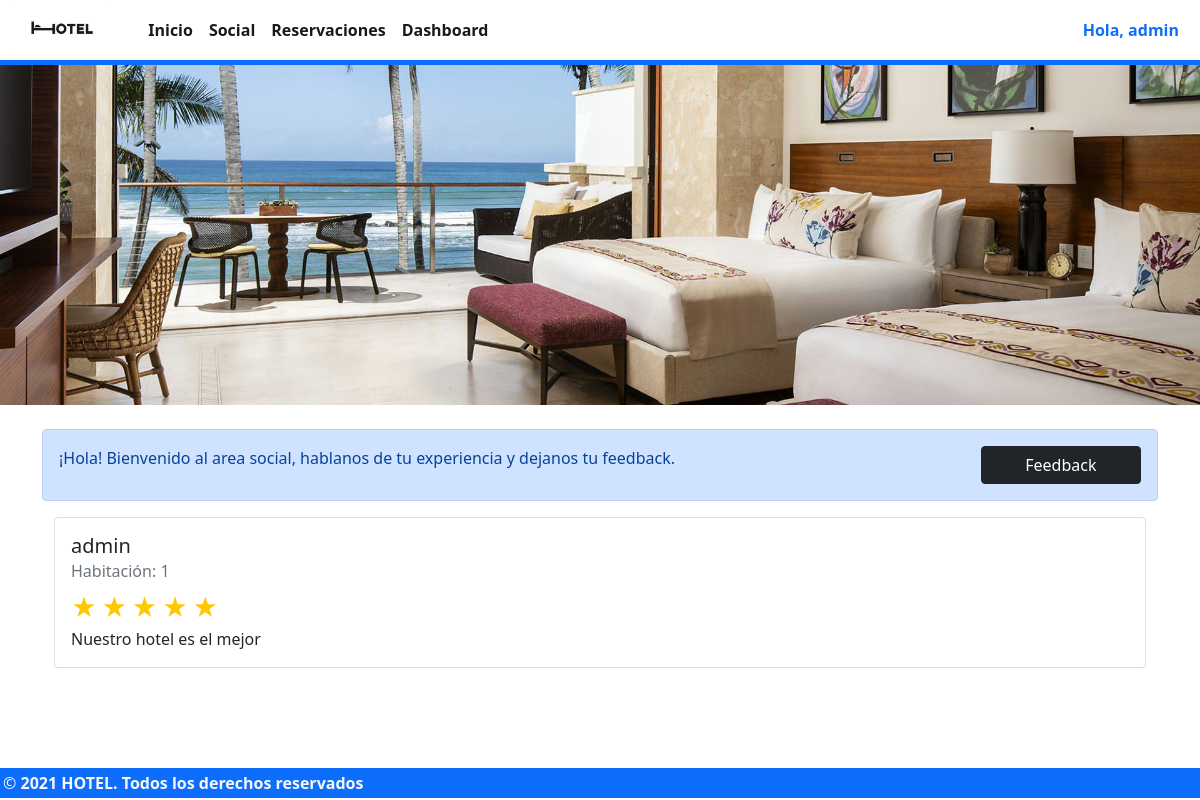
The page /feed (signed in) on the database its author committed.
### tables this page shows
CREATE TABLE "user" (
	"id_user"	INTEGER NOT NULL UNIQUE,
	"name"	TEXT NOT NULL,
	"role"	TEXT,
	"email"	TEXT NOT NULL UNIQUE,
	"password"	TEXT NOT NULL,
	PRIMARY KEY("id_user" AUTOINCREMENT)
);

CREATE TABLE "comments" (
	"id_user"	INTEGER NOT NULL,
	"id_room"	INTEGER NOT NULL,
	"message"	TEXT,
	"rating"	INTEGER NOT NULL,
	FOREIGN KEY("id_room") REFERENCES "room",
	FOREIGN KEY("id_user") REFERENCES "user"
);

### app.py (the view, shortened to what this page needs)
@app.route("/feed", methods=["GET","POST"])
def feed_page():
    tempSession = getCurrentUser()
    user = tempSession["user"]
    rooms = get_rooms()
    comments = get_comments()
    if rooms:
        print("estas son las habitaciones: ", rooms)
        return render_template('feedback.html', rooms = rooms["rows"],comments = comments["rows"][::-1] , session = {"login": tempSession["login"], "user": tempSession["user"]})
    else:
        return render_template('feedback.html', rooms=["No hay habitaciones disponibles"], comments = comments["rows"],session = {"login": tempSession["login"], "user": tempSession["user"]})

### app.py (called while the page is built)
def getCurrentUser():
    if 'email' in session:
        email = session['email']
        db = sqlite3.connect('hotel_db.db')
        sentencia = "SELECT * FROM user where email='"+email+"'"
        cursor = db.cursor()
        cursor.execute(sentencia)
        data = cursor.fetchall()
        db.close()
        if(len(data) > 0):
            user = {
            "id": data[0][0],
            "name": data[0][1],
            "role": data[0][2],
            "email": data[0][3]
            }
            return {
                "login": 1,
                "user": user
            }
        else:
            return {
                "login": 0,
                "user": ""
            }
    else:
        return {
            "login": 0,
            "user": ""
        }

def get_rooms():
    conn=sqlite3.connect("hotel_db.db")
    cur = conn.cursor()
    cur.execute("SELECT * FROM room")
    rows = cur.fetchall()
    print("rows:",rows)
    for res in rows:
      print(res)
    conn.close()
    return {"rows": rows}

def get_comments():
    conn=sqlite3.connect("hotel_db.db")
    cur = conn.cursor()
    cur.execute("SELECT name, id_room, message, rating FROM comments inner join user using (id_user)")
    rows =cur.fetchall()
    print("rows:",rows)
    for res in rows:
      print(res)
    conn.close()
    return {"rows": rows}

@app.before_request
def cargarSelect():
    tempSession = getCurrentUser()
    logged = tempSession["login"]
    user = tempSession["user"]
    if logged==0 and request.endpoint in ["feed_page", "dashboard_page", "dashboard_habitacion_page"]:
        return redirect(url_for("index"))
    if logged==1:
        if user["role"]!="admin" and request.endpoint in ["dashboard_page", "dashboard_habitacion_page"]:
            return redirect(url_for("index"))

### templates/feedback.html (shortened to what this page needs)
{% macro feedback(number="001",rating=5, name="sin nombre", text="Lorem ipsum dolor sit amet consectetur adipisicing elit. Possimus a quos dicta pariatur totam. Eaque, nulla consequatur aspernatur excepturi error accusamus consectetur esse cum sint! Veniam eveniet qui harum tempore!") -%}
<div>
  <div class="card mb-2">
    <div class="card-body">
      <h5 class="card-title">{{name}}</h5>
      <h6 class="card-subtitle mb-2 text-muted">Habitación: {{number}}</h6>
      {% for i in range(rating) %} <label class="star" title="text"></label> {% endfor %}
      <p class="card-text">
        {{text}}
      </p>
    </div>
  </div>
</div>
{%- endmacro %} {% extends 'models/loggedIn.model.html' %}  {% block stylecdn %}
<link rel="stylesheet" href="../static/css/feedback.css" />
{% endblock stylecdn %} {% block content %}
<div class="banner"></div>
<div class="container">
  <div class="alert alert-primary mt-4">
    <div class="row">
      <div class="col-8">
        ¡Hola! Bienvenido al area social, hablanos de tu experiencia y dejanos
        tu feedback.
      </div>
      <div class="col-2 offset-2">
        <button
          class="btn btn-dark w-100"
          type="button"
          data-bs-toggle="offcanvas"
          data-bs-target="#offcanvasBottom"
          aria-controls="offcanvasBottom"
        >
          Feedback
        </button>
      </div>
    </div>
  </div>
  <div class="container">
    {%for comment in comments %}
    {{feedback(comment[1],comment[3],comment[0],comment[2] )}}
    {% endfor %}
  </div>
</div>
{% endblock content %}

### templates/models/loggedIn.model.html (shortened to what this page needs)
<!DOCTYPE html>
<html lang="en">
  <head>
    <link rel="stylesheet" href="../../static/css/main.model.css" />
    <link
      href="https://cdn.jsdelivr.net/npm/bootstrap@5.1.3/dist/css/bootstrap.min.css"
      rel="stylesheet"
    />
    {% block stylecdn %} {% endblock stylecdn %}
  </head>
  <body>
    <main class="contentMain">
      <nav
        class="
          navbar navbar-expand-lg navbar-light
          m-0
          p-0
          border-bottom border-primary border-5
        "
      >
        <div class="container-fluid m-0 p-0">
          <a class="navbar-brand" href="#"
            ><img
              src="../../static/images/33318-3-hotel-hd-thumb.png"
              alt=""
              height="50px"
          /></a>
          <div
            class="collapse navbar-collapse d-flex justify-content-between"
            id="navbarNav"
          >
            <ul class="navbar-nav">
              <li class="nav-item">
                <a class="nav-link active"  href="/"
                  ><strong>Inicio</strong></a
                >
              </li>
              <li class="nav-item">
                <a class="nav-link active"  href="/feed"
                  ><strong>Social</strong></a
                >
              </li>
              <li class="nav-item">
                <a class="nav-link active"  href="/reservation"
                  ><strong>Reservaciones</strong></a
                >
              </li>
              {% if session.user.role =="admin" %}
              <li class="nav-item">
                <a class="nav-link active"  href="/dashboard/usuario"
                  ><strong>Dashboard</strong></a
                >
              </li>
              {% endif %}
            </ul>
            <div class="">
              <button
                class="btn text-primary me-2"
                type="button"
                data-bs-toggle="offcanvas"
                data-bs-target="#offcanvasRight"
                aria-controls="offcanvasRight"
              >
                <strong>Hola, {{session.user.name}}</strong>
              </button>
            </div>
          </div>
        </div>
      </nav>
      {% block content %} {% endblock content %}
    </main>
    <footer class="footerMain bg-primary">
      <div class="bg-primary text-light">
        <span
          >©<strong> 2021 HOTEL. Todos los derechos reservados</strong></span
        >
      </div>
    </footer>
  </body>
</html>

### static/css/main.model.css (style rules this page uses)
html,body { min-height: 100vh !important; }
main { min-height: 96vh; }
a:link, a:visited, a:active { text-decoration:none; }
.footerMain { min-height: 3vh; bottom: 0px; padding: 3px; }

### static/css/feedback.css (style rules this page uses)
.banner { background-image: url("../images/habitación-doble-catalonia-620x412.jpg"); background-position: center; background-repeat: no-repeat; background-size: cover; height: 340px; }
.star::before { content: "★"; color: #ffc700; font-size: 25px; }

### rows shown on the page
user: user.name "admin", name "admin"
comments: id_room "1", message "Nuestro hotel es el mejor"
